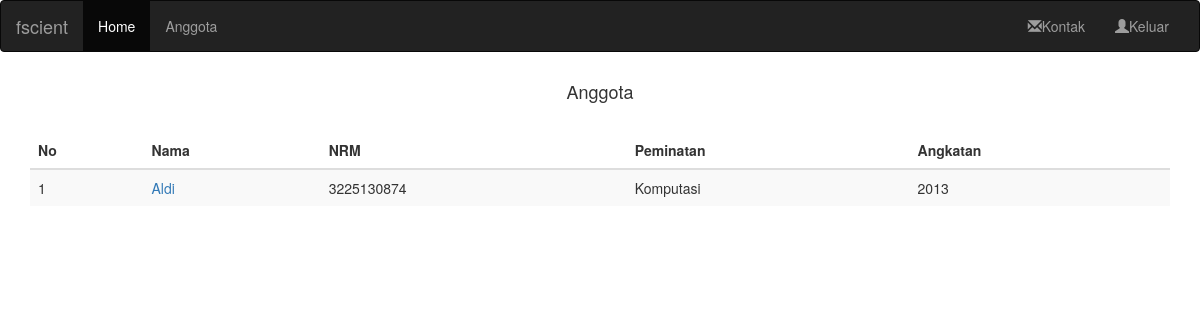
The app's page /anggota/ (signed in) with its own data.
### mahasiswa/models.py (models this page shows, shortened)
class Profile(models.Model):
    created = models.DateTimeField(auto_now_add=True)
    user 	= models.OneToOneField(User, on_delete=models.CASCADE)
    bio = models.TextField(max_length=500, blank=True)
    location = models.CharField(max_length=30, blank=True)
    first_name = models.CharField(max_length=100, blank=True)
    last_name = models.CharField(max_length=100, blank=True)
    email_address = models.EmailField()
    noreg = models.CharField(max_length=100, blank=True)
    angkatan = models.CharField(max_length=100, blank=True)
    peminatan = models.CharField(max_length=100, blank=True)
    class Meta:
        ordering = ('created',)

### mahasiswa/views.py (the view)
# urls.py: url(r'anggota/', views.anggota, name='anggota'),
def anggota(request):
    mahasiswa_list  = Profile.objects.all()
    context = {'latest_question_list': mahasiswa_list}
    return render(request, 'mahasiswa/anggota.html', context)

### mahasiswa/templates/mahasiswa/anggota.html
{% extends 'mahasiswa/base.html' %}
{% block content %}
{% if latest_question_list %}
<div class="container">
  <h4 align="center">Anggota</h4>
  <br/>
  <table class="table table-striped">
    <thead>
      <tr>
        <th>No</th>
        <th>Nama</th>
        <th>NRM</th>
        <th>Peminatan</th>
        <th>Angkatan</th>
      </tr>
    </thead>
    <tbody>
        {% for q in latest_question_list %}
        <tr>
          <td>{{ q.id }}</td>
          <td><a href="/profile/{{ q.id }}/">{{ q.user }}</a></td>
          <td>{{ q.noreg }}</td>
          <td>{{ q.peminatan }}</td>
          <td>{{ q.angkatan }}</td>
        </tr>
        {% endfor %}
    </tbody>
  </table>
</div>
{% else %}
  <p>Belum Ada Anggota.</p>
{% endif %}
{% endblock %}

### records on screen
Profile: id "1", user "Aldi", noreg "3225130874", peminatan "Komputasi", angkatan "2013"
